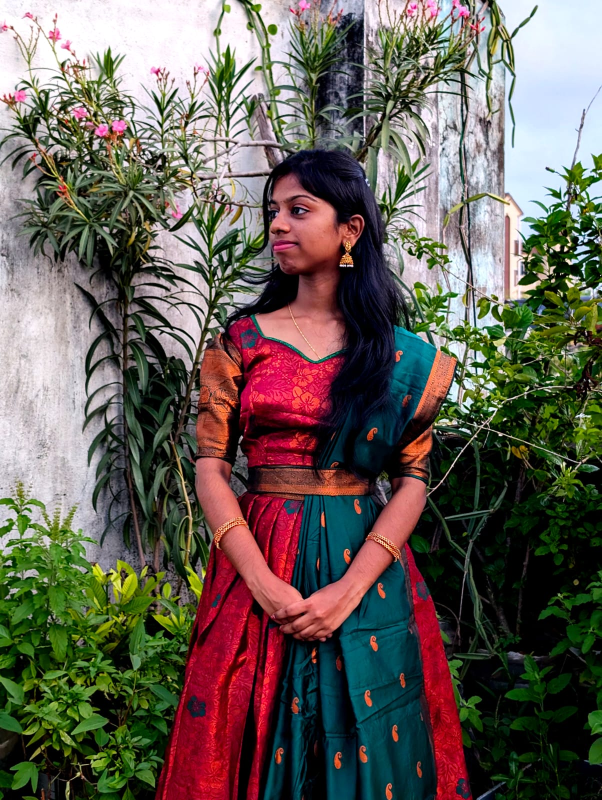
#> input picture Bavya.jpeg, 1204 x 1600 px, found by its file name (shown at 1/2 size)
$ jupyter execute DIPT_EXP4.ipynb
#> lines starting #> are read from the running program, lines starting #| are printed output that depends on the picture
## Exp-4- Record-Image Transformations
### NAME: BAVYA SRI B
### REGISTER NUMBER: 212224230034

[cell 1]
import cv2
import numpy as np
import matplotlib.pyplot as plt

[cell 2]
image = cv2.imread(r"D:\Screenshots\Bavya.jpeg")
#> image is the input picture: shape (1600, 1204, 3); mean B, G, R 85.6, 94.1, 101.8

[cell 3]
plt.imshow(cv2.cvtColor(image, cv2.COLOR_BGR2RGB))
plt.title("Original Image")
plt.axis('off')

[cell 4]
tx, ty = 100, 50
M_translation = np.float32([[1, 0, tx], [0, 1, ty]])
translated_image = cv2.warpAffine(image, M_translation, (image.shape[1], image.shape[0]))
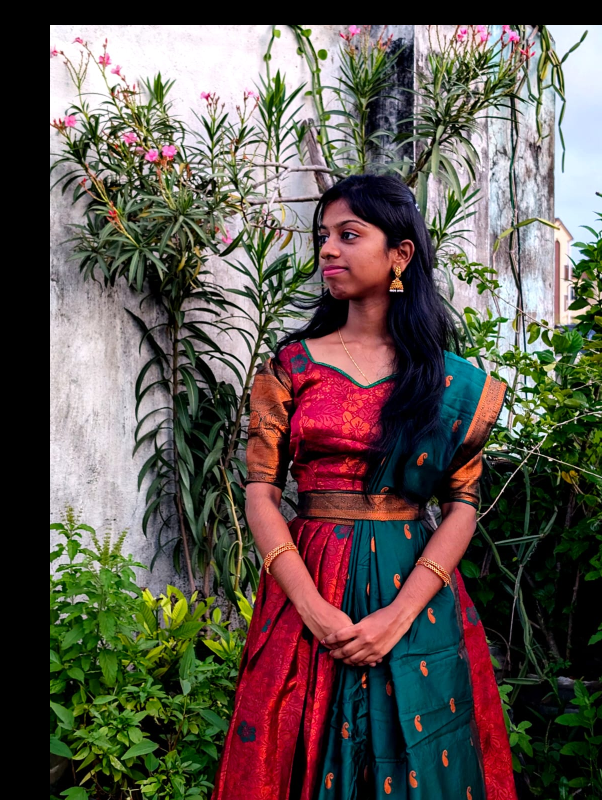
#> translated_image: shape (1600, 1204, 3) (shown at 1/2 size); mean B, G, R 78.7, 85.4, 94.3

[cell 5]
plt.imshow(cv2.cvtColor(translated_image, cv2.COLOR_BGR2RGB))
plt.title("Translated Image")
plt.axis('off')

[cell 6]
fx, fy = 5.0, 2.0
scaled_image = cv2.resize(image, None, fx=fx, fy=fy, interpolation=cv2.INTER_LINEAR)
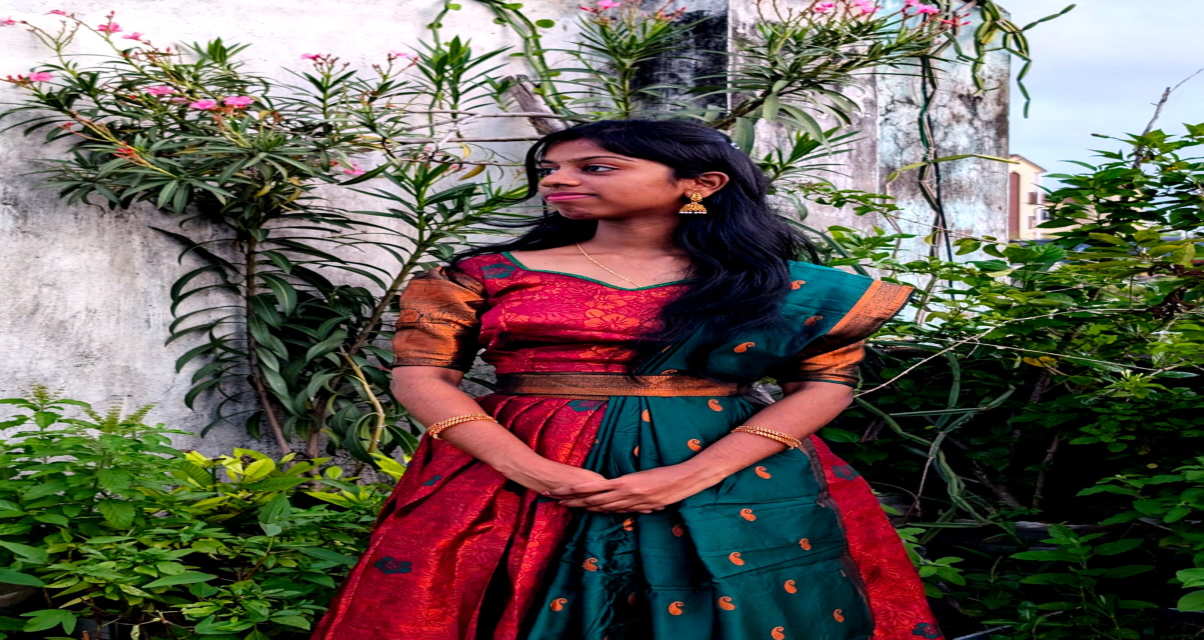
#> scaled_image: shape (3200, 6020, 3) (shown at 1/5 size); mean B, G, R 85.6, 94, 101.8

[cell 7]
plt.imshow(cv2.cvtColor(scaled_image, cv2.COLOR_BGR2RGB))
plt.title("Scaled Image")
plt.axis('off')

[cell 8]
shear_matrix = np.float32([[1, 0.5, 0], [0.5, 1, 0]])

sheared_image = cv2.warpAffine(image, shear_matrix, (image.shape[1], image.shape[0]))
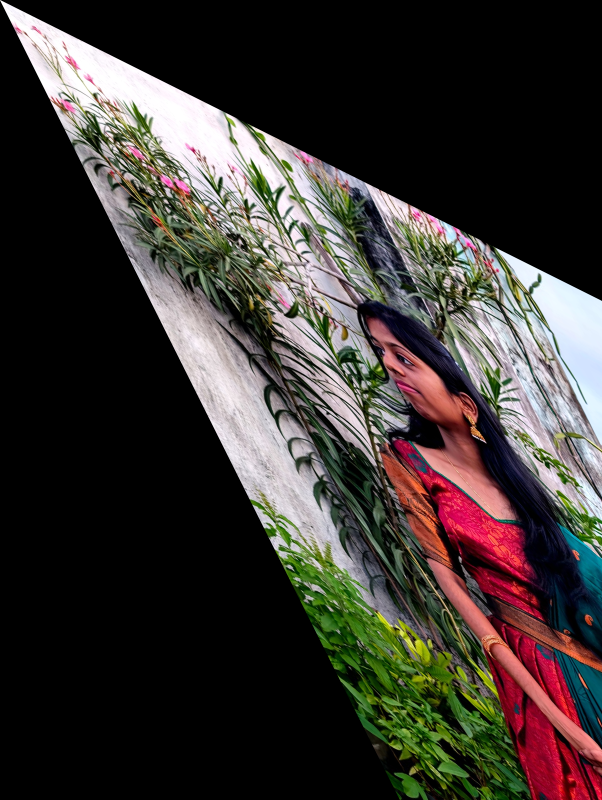
#> sheared_image: shape (1600, 1204, 3) (shown at 1/2 size); mean B, G, R 50.4, 54.3, 59.6

[cell 9]
plt.imshow(cv2.cvtColor(sheared_image, cv2.COLOR_BGR2RGB))
plt.title("Sheared Image")
plt.axis('off')

[cell 10]
reflected_image = cv2.flip(image, 2)
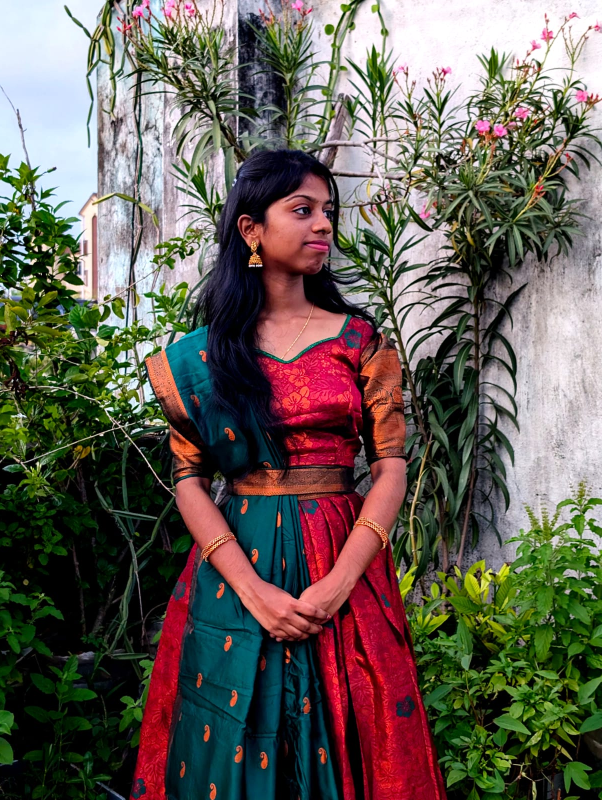
#> reflected_image: shape (1600, 1204, 3) (shown at 1/2 size); mean B, G, R 85.6, 94.1, 101.8

[cell 11]
plt.imshow(cv2.cvtColor(reflected_image, cv2.COLOR_BGR2RGB))
plt.title("Reflected Image")
plt.axis('off')

[cell 12]
(height, width) = image.shape[:2]
#> height = 1600; width = 1204
angle = 45
center = (width // 2, height // 2)
#> center = (602, 800)
M_rotation = cv2.getRotationMatrix2D(center, angle, 1)
rotated_image = cv2.warpAffine(image, M_rotation, (width, height))
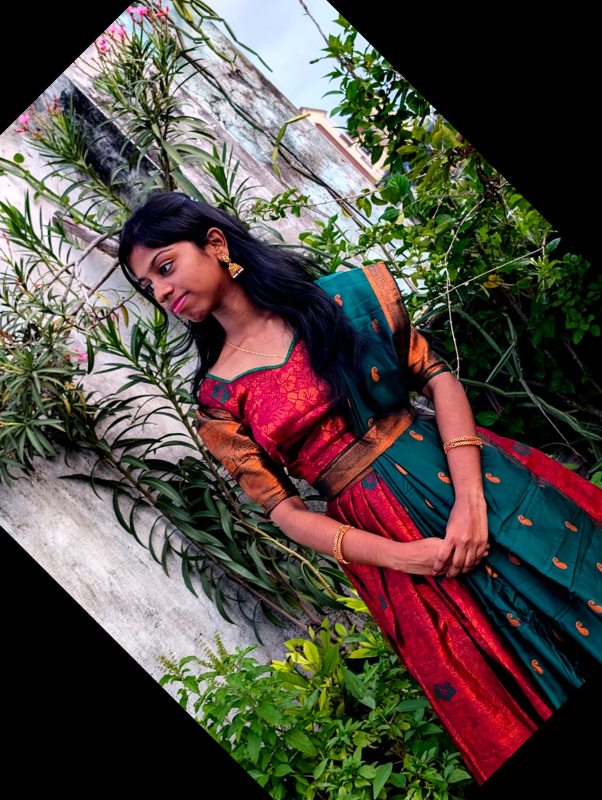
#> rotated_image: shape (1600, 1204, 3) (shown at 1/2 size); mean B, G, R 65.7, 72.5, 80.7

[cell 13]
plt.imshow(cv2.cvtColor(rotated_image, cv2.COLOR_BGR2RGB))
plt.title("Rotated Image")
plt.axis('off')

[cell 14]
x, y, w, h = 100, 100, 200, 150
cropped_image = image[y:y+h, x:x+w]
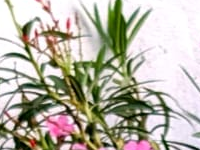
#> cropped_image: shape (150, 200, 3); mean B, G, R 165.5, 178.8, 183.1

[cell 15]
plt.imshow(cv2.cvtColor(cropped_image, cv2.COLOR_BGR2RGB))
plt.title("Cropped Image")
plt.axis('off')
